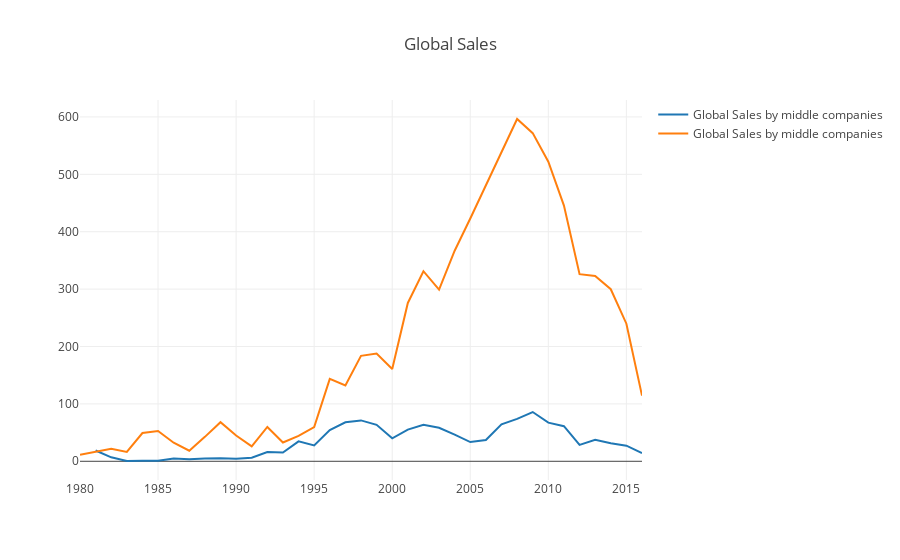

The cell this chart's notebook holds for it:
### Code cell
trace1 = go.Scatter(
    x=df_middle_time.index,
    y=df_middle_time.Global_Sales,
    name='Global Sales by middle companies'
)

trace2 = go.Scatter(
    x=df_top_time.index,
    y=df_top_time.Global_Sales,
    name='Global Sales by middle companies'
)

layout = {'title': 'Global Sales'}
data = [trace1, trace2]

fig = go.Figure(data=data, layout=layout)
iplot(fig, show_link=False)

### Figure 1 — Plotly figure (JSON) as saved in the notebook; plotly's stock layout.template omitted (floating-point values rounded to 4 significant figures)
{"data": [{"name": "Global Sales by middle companies", "type": "scatter", "uid": "7b23ae1e-5995-4dc5-9862-3d717a209172", "x": [2016, 2015, 2014, 2013, 2012, 2011, 2010, 2009, 2008, 2007, 2006, 2005, 2004, 2003, 2002, 2001, 2000, 1999, 1998, 1997, 1996, 1995, 1994, 1993, 1992, 1991, 1990, 1989, 1988, 1987, 1986, 1985, 1984, 1983, 1982, 1981], "y": [14.47, 27.16, 31.28, 37.55, 28.66, 61.17, 67.25, 85.81, 73.8, 64.25, 36.95, 33.48, 46.5, 58.44, 63.6, 55.15, 40.03, 63.52, 71.22, 67.91, 54.29, 27.58, 34.66, 15.35, 16.27, 6.1, 4.52, 5.27, 4.66, 3.4, 4.66, 1.03, 1.1, 0.5, 6.95, 18.82]}, {"name": "Global Sales by middle companies", "type": "scatter", "uid": "b36f14fb-ea2b-46eb-838a-d9a30a65ab0f", "x": [2016, 2015, 2014, 2013, 2012, 2011, 2010, 2009, 2008, 2007, 2006, 2005, 2004, 2003, 2002, 2001, 2000, 1999, 1998, 1997, 1996, 1995, 1994, 1993, 1992, 1991, 1990, 1989, 1988, 1987, 1986, 1985, 1984, 1983, 1982, 1981, 1980], "y": [114.4, 239.7, 299.8, 323.0, 326.1, 445.5, 521.9, 571.8, 596.4, 537.9, 480.1, 423.0, 366.8, 299.2, 331.2, 275.9, 160.9, 187.6, 183.8, 132.1, 143.5, 59.61, 44.22, 32.66, 59.85, 26.13, 44.87, 68.12, 42.56, 18.34, 32.41, 52.89, 49.26, 16.29, 21.69, 16.95, 11.38]}], "layout": {"title": "Global Sales"}}
